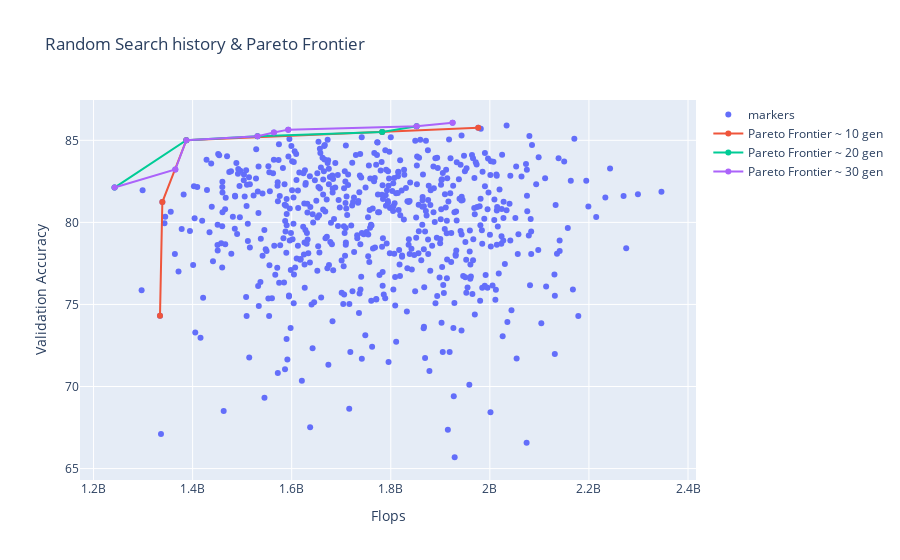

Notebook cell for this chart:
### Markdown cell above
##### [2] Random search history & Pareto Frontier

### Code cell
# 1. data_path => 각 gen 마다의 df 구축
data_path = '../logs/__New_main_experiment_1_RandomSerach_30gen/'
data_10gen, data_20gen, data_30gen = make_score_array(data_path)

# 2. flops 에 - 붙여서, 'score'로 변환 (=> 둘 다 최대화하도록)
data_10gen_score = np.copy(data_10gen)
data_20gen_score = np.copy(data_20gen)
data_30gen_score = np.copy(data_30gen)

data_10gen_score[:, 1] = -data_10gen_score[:, 1]
data_20gen_score[:, 1] = -data_20gen_score[:, 1]
data_30gen_score[:, 1] = -data_30gen_score[:, 1]

# 3. score df 로 변환 후 pareto frontier 구하기
pareto_front_sorted = find_pareto_frontier_from_scores(data_10gen_score, data_20gen_score, data_30gen_score)
pareto_front_10gen_sorted, pareto_front_20gen_sorted, pareto_front_30gen_sorted = pareto_front_sorted

# 4. Plot
title = 'Random Search history & Pareto Frontier'
x_title = 'Flops'
y_title = 'Validation Accuracy'

fig = go.Figure()

# Points: ~ 30 gen
fig.add_trace(go.Scatter(x=-data_30gen_score[:, 1], y=data_30gen_score[:, 0],
                    mode='markers',
                    name='markers'))

# Line; Pareto Frontier ~ 10 gen
# -[:, 1] = -flops => flops,  [:, 0] = val_accuracy
fig.add_trace(go.Scatter(x=-pareto_front_10gen_sorted[:, 1], y=pareto_front_10gen_sorted[:, 0],
                    mode='lines+markers',
                    name='Pareto Frontier ~ 10 gen'))

# Line; Pareto Frontier ~ 20 gen
fig.add_trace(go.Scatter(x=-pareto_front_20gen_sorted[:, 1], y=pareto_front_20gen_sorted[:, 0],
                    mode='lines+markers',
                    name='Pareto Frontier ~ 20 gen'))

# Line; Pareto Frontier ~ 30 gen
fig.add_trace(go.Scatter(x=-pareto_front_30gen_sorted[:, 1], y=pareto_front_30gen_sorted[:, 0],
                    mode='lines+markers',
                    name='Pareto Frontier ~ 30 gen'))

# Figure Layout
fig.update_layout(
    title=title,
    xaxis=dict(
        title=x_title,
    ),
    yaxis=dict(
        title=y_title,
    ),
)

fig.show()

### Figure 1 — Plotly figure (JSON) as saved in the notebook; plotly's stock layout.template omitted (floating-point values rounded to 4 significant figures; data arrays with more than 128 entries replaced by an {"elided": "..."} marker saying what was removed)
{"data": [{"mode": "markers", "name": "markers", "type": "scatter", "x": {"elided": "620 int values"}, "y": {"elided": "620 float values"}}, {"mode": "lines+markers", "name": "Pareto Frontier ~ 10 gen", "type": "scatter", "x": [1334138496, 1338902528, 1387291904, 1782696704, 1976596352], "y": [74.31, 81.24, 85.01, 85.51, 85.76]}, {"mode": "lines+markers", "name": "Pareto Frontier ~ 20 gen", "type": "scatter", "x": [1242401536, 1387291904, 1531007616, 1782696704, 1852151296], "y": [82.12, 85.01, 85.25, 85.51, 85.85]}, {"mode": "lines+markers", "name": "Pareto Frontier ~ 30 gen", "type": "scatter", "x": [1242401536, 1365052160, 1387291904, 1531007616, 1564121600, 1593091328, 1852151296, 1924788480], "y": [82.12, 83.22, 85.01, 85.25, 85.47, 85.65, 85.85, 86.07]}], "layout": {"title": {"text": "Random Search history & Pareto Frontier"}, "xaxis": {"title": {"text": "Flops"}}, "yaxis": {"title": {"text": "Validation Accuracy"}}}}
